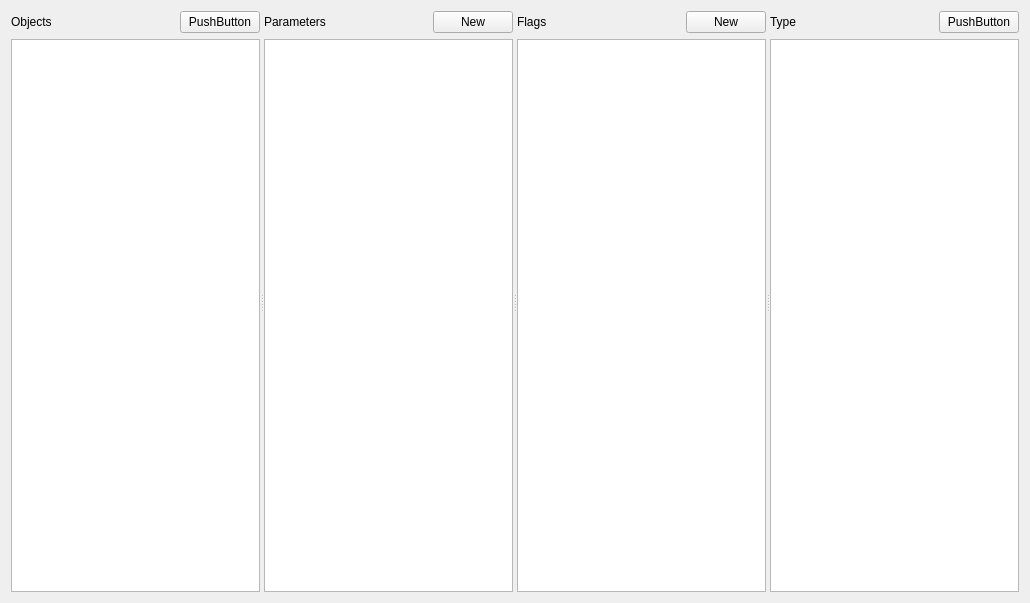
<?xml version="1.0" encoding="UTF-8"?>
<ui version="4.0">
 <class>ObjectEditor</class>
 <widget class="QWidget" name="ObjectEditor">
  <property name="geometry">
   <rect>
    <x>0</x>
    <y>0</y>
    <width>1030</width>
    <height>603</height>
   </rect>
  </property>
  <property name="windowTitle">
   <string>Form</string>
  </property>
  <layout class="QGridLayout" name="gridLayout">
   <item row="0" column="0">
    <widget class="QSplitter" name="splitter">
     <property name="orientation">
      <enum>Qt::Horizontal</enum>
     </property>
     <widget class="QWidget" name="verticalLayoutWidget_3">
      <layout class="QVBoxLayout" name="verticalLayout_3">
       <item>
        <layout class="QHBoxLayout" name="horizontalLayout_4">
         <item>
          <widget class="QLabel" name="label_3">
           <property name="text">
            <string>Objects</string>
           </property>
          </widget>
         </item>
         <item>
          <spacer name="horizontalSpacer_3">
           <property name="orientation">
            <enum>Qt::Horizontal</enum>
           </property>
           <property name="sizeHint" stdset="0">
            <size>
             <width>40</width>
             <height>20</height>
            </size>
           </property>
          </spacer>
         </item>
         <item>
          <widget class="QPushButton" name="pushButton_3">
           <property name="text">
            <string>PushButton</string>
           </property>
          </widget>
         </item>
        </layout>
       </item>
       <item>
        <widget class="QTreeView" name="objects">
         <property name="alternatingRowColors">
          <bool>true</bool>
         </property>
         <property name="indentation">
          <number>10</number>
         </property>
        </widget>
       </item>
      </layout>
     </widget>
     <widget class="QWidget" name="verticalLayoutWidget">
      <layout class="QVBoxLayout" name="verticalLayout">
       <item>
        <layout class="QHBoxLayout" name="horizontalLayout_2">
         <item>
          <widget class="QLabel" name="label">
           <property name="text">
            <string>Parameters</string>
           </property>
          </widget>
         </item>
         <item>
          <spacer name="horizontalSpacer">
           <property name="orientation">
            <enum>Qt::Horizontal</enum>
           </property>
           <property name="sizeHint" stdset="0">
            <size>
             <width>40</width>
             <height>20</height>
            </size>
           </property>
          </spacer>
         </item>
         <item>
          <widget class="QPushButton" name="pushButton">
           <property name="text">
            <string>New</string>
           </property>
          </widget>
         </item>
        </layout>
       </item>
       <item>
        <widget class="QTreeView" name="params">
         <property name="alternatingRowColors">
          <bool>true</bool>
         </property>
         <property name="selectionMode">
          <enum>QAbstractItemView::SingleSelection</enum>
         </property>
         <property name="selectionBehavior">
          <enum>QAbstractItemView::SelectRows</enum>
         </property>
         <property name="indentation">
          <number>10</number>
         </property>
        </widget>
       </item>
      </layout>
     </widget>
     <widget class="QWidget" name="verticalLayoutWidget_2">
      <layout class="QVBoxLayout" name="verticalLayout_2">
       <item>
        <layout class="QHBoxLayout" name="horizontalLayout_3">
         <item>
          <widget class="QLabel" name="label_2">
           <property name="text">
            <string>Flags</string>
           </property>
          </widget>
         </item>
         <item>
          <spacer name="horizontalSpacer_2">
           <property name="orientation">
            <enum>Qt::Horizontal</enum>
           </property>
           <property name="sizeHint" stdset="0">
            <size>
             <width>40</width>
             <height>20</height>
            </size>
           </property>
          </spacer>
         </item>
         <item>
          <widget class="QPushButton" name="pushButton_2">
           <property name="text">
            <string>New</string>
           </property>
          </widget>
         </item>
        </layout>
       </item>
       <item>
        <widget class="QTreeView" name="flags">
         <property name="alternatingRowColors">
          <bool>true</bool>
         </property>
         <property name="selectionMode">
          <enum>QAbstractItemView::SingleSelection</enum>
         </property>
         <property name="selectionBehavior">
          <enum>QAbstractItemView::SelectRows</enum>
         </property>
         <property name="indentation">
          <number>10</number>
         </property>
        </widget>
       </item>
      </layout>
     </widget>
     <widget class="QWidget" name="verticalLayoutWidget_4">
      <layout class="QVBoxLayout" name="verticalLayout_4">
       <item>
        <layout class="QHBoxLayout" name="horizontalLayout">
         <item>
          <widget class="QLabel" name="label_4">
           <property name="text">
            <string>Type</string>
           </property>
          </widget>
         </item>
         <item>
          <spacer name="horizontalSpacer_4">
           <property name="orientation">
            <enum>Qt::Horizontal</enum>
           </property>
           <property name="sizeHint" stdset="0">
            <size>
             <width>40</width>
             <height>20</height>
            </size>
           </property>
          </spacer>
         </item>
         <item>
          <widget class="QPushButton" name="pushButton_4">
           <property name="text">
            <string>PushButton</string>
           </property>
          </widget>
         </item>
        </layout>
       </item>
       <item>
        <widget class="QTreeView" name="types">
         <property name="alternatingRowColors">
          <bool>true</bool>
         </property>
         <property name="selectionMode">
          <enum>QAbstractItemView::SingleSelection</enum>
         </property>
         <property name="selectionBehavior">
          <enum>QAbstractItemView::SelectRows</enum>
         </property>
         <property name="indentation">
          <number>10</number>
         </property>
        </widget>
       </item>
      </layout>
     </widget>
    </widget>
   </item>
  </layout>
 </widget>
 <resources/>
 <connections/>
</ui>
